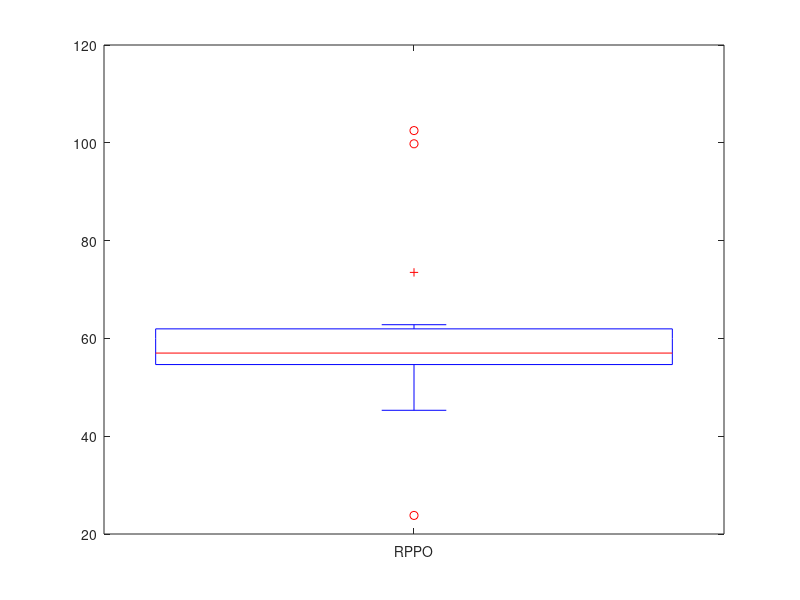

The MATLAB script that drew this image: (Note: this script raises an error after producing the figure.)
% boxplot_rppo_tiempo.m
data_rl = [55.9, 45.3, 54.1, 55.2, 99.8, 61.1, 102.5, 46.8, 58.1, 62.8, 73.5, 57.6, 55.4, 57.0, 23.8];
bdot_ref = 189.0;

figure;
bp = boxplot(data_rl, 'Labels', {'RPPO'}, 'Widths', 0.5);
h = findobj(gca, 'Tag', 'Box');
patch(get(h, 'XData'), get(h, 'YData'), [0.29, 0.57, 0.89], 'FaceAlpha', 0.6);
hold on;
yline(bdot_ref, '--', 'Color', [0.85, 0.33, 0.10], 'LineWidth', 1.5, ...
    'Label', sprintf('B-dot (%.2f)', bdot_ref), 'LabelHorizontalAlignment', 'left');
all_values = [data_rl(:); bdot_ref];
ylim([min(all_values) * 0.9, max(all_values) * 1.1]);
ylabel('Tiempo de primer cruce [min]');
title('Rapidez de detumbling');
grid on;
set(gca, 'FontSize', 11);
saveas(gcf, 'rapidez_detumbling_rppo.png');
% boxplot_rppo_mag.m
data_rl = [3.0235, 2.9403, 2.9908, 2.7419, 3.0914, 2.9086, 3.0369, 3.1339, 3.1394, 3.2299, 3.1603, 3.0683, 2.8838, 3.0135, 2.8931];
bdot_ref = 0.251;

figure;
bp = boxplot(data_rl, 'Labels', {'RPPO'}, 'Widths', 0.5);
h = findobj(gca, 'Tag', 'Box');
patch(get(h, 'XData'), get(h, 'YData'), [0.29, 0.57, 0.89], 'FaceAlpha', 0.6);
hold on;
yline(bdot_ref, '--', 'Color', [0.85, 0.33, 0.10], 'LineWidth', 1.5, ...
    'Label', sprintf('B-dot (%.2f)', bdot_ref), 'LabelHorizontalAlignment', 'left');
all_values = [data_rl(:); bdot_ref];
ylim([min(all_values) * 0.9, max(all_values) * 1.1]);
ylabel('Uso medio de magnetopares [A·m²]');
title('Esfuerzo de actuación');
grid on;
set(gca, 'FontSize', 11);
saveas(gcf, 'esfuerzo_de_actuacion_rppo.png');
% boxplot_rppo_wfin.m
data_rl = [0.1877, 0.1907, 0.1799, 0.1732, 0.1920, 0.1956, 0.1653, 0.1692, 0.1913, 0.1974, 0.1879, 0.1828, 0.1864, 0.2136, 0.2593];
bdot_ref = 0.171;

figure;
bp = boxplot(data_rl, 'Labels', {'RPPO'}, 'Widths', 0.5);
h = findobj(gca, 'Tag', 'Box');
patch(get(h, 'XData'), get(h, 'YData'), [0.29, 0.57, 0.89], 'FaceAlpha', 0.6);
hold on;
yline(bdot_ref, '--', 'Color', [0.85, 0.33, 0.10], 'LineWidth', 1.5, ...
    'Label', sprintf('B-dot (%.2f)', bdot_ref), 'LabelHorizontalAlignment', 'left');
all_values = [data_rl(:); bdot_ref];
ylim([min(all_values) * 0.9, max(all_values) * 1.1]);
ylabel('Velocidad angular final [°/s]');
title('Precisión asintótica');
grid on;
set(gca, 'FontSize', 11);
saveas(gcf, 'precision_asintotica_rppo.png');
